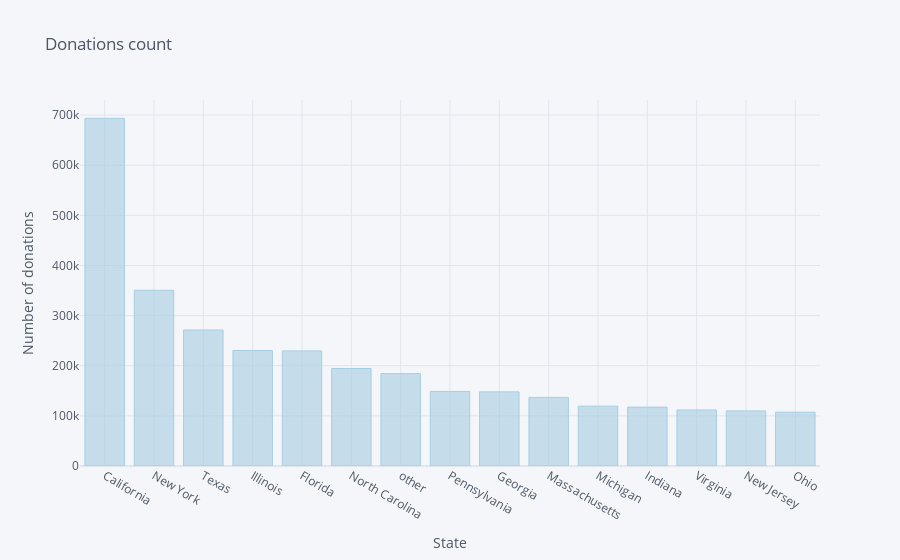

The notebook cell saved with this chart:
### Code cell
s3.iplot(kind='bar' , xTitle='State',yTitle='Number of donations',title='Donations count',colorscale='paired')

### Figure 1 — Plotly figure (JSON) as saved in the notebook; plotly's stock layout.template omitted (floating-point values rounded to 4 significant figures)
{"data": [{"marker": {"color": "rgba(166, 206, 227, 0.6)", "line": {"color": "rgba(166, 206, 227, 1.0)", "width": 1}}, "name": "Donation ID", "orientation": "v", "text": "", "type": "bar", "x": ["California", "New York", "Texas", "Illinois", "Florida", "North Carolina", "other", "Pennsylvania", "Georgia", "Massachusetts", "Michigan", "Indiana", "Virginia", "New Jersey", "Ohio"], "y": [693577, 350553, 271348, 230350, 229542, 194465, 184324, 148752, 147897, 136845, 119337, 117470, 111740, 109926, 107401]}], "layout": {"legend": {"bgcolor": "#F5F6F9", "font": {"color": "#4D5663"}}, "paper_bgcolor": "#F5F6F9", "plot_bgcolor": "#F5F6F9", "title": {"font": {"color": "#4D5663"}, "text": "Donations count"}, "xaxis": {"gridcolor": "#E1E5ED", "showgrid": true, "tickfont": {"color": "#4D5663"}, "title": {"font": {"color": "#4D5663"}, "text": "State"}, "zerolinecolor": "#E1E5ED"}, "yaxis": {"gridcolor": "#E1E5ED", "showgrid": true, "tickfont": {"color": "#4D5663"}, "title": {"font": {"color": "#4D5663"}, "text": "Number of donations"}, "zerolinecolor": "#E1E5ED"}}}
